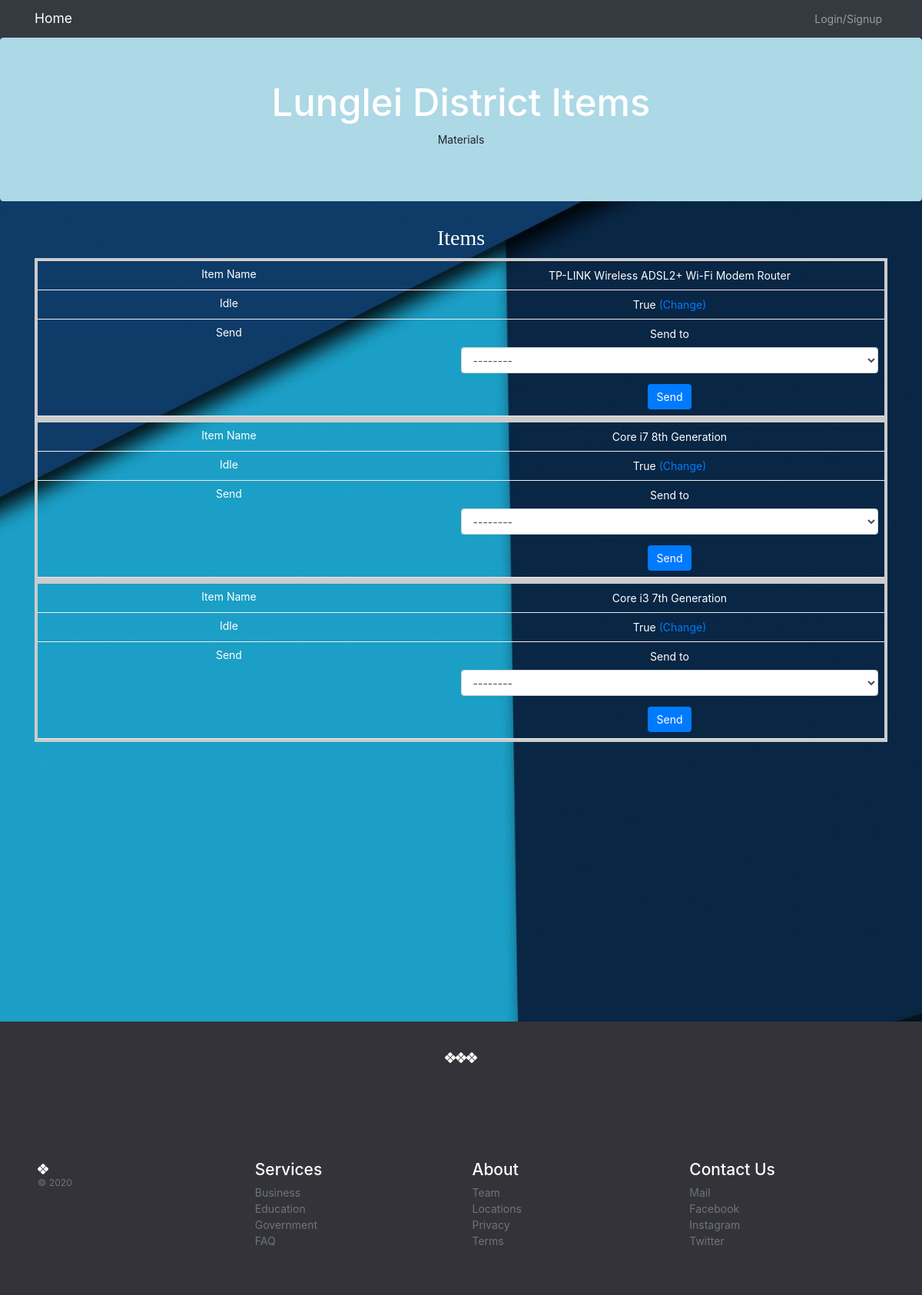
Screenshot of /district/lunglei_view/ with the database file from the repository.
### district/models.py (models this page shows, shortened)
class Lunglei(models.Model):
    material = models.ForeignKey(Material , on_delete=models.CASCADE , related_name='lunglei_material' ,  null=True , blank=True )
    idle = models.BooleanField(default=False)
    send_to = models.CharField(choices=DISTRICT_CHOICES, max_length=20 , blank=True , null=True)
    def get_absolute_url(self):
        return reverse("district:lunglei_change" , args=[self.id])
    class Meta:
        verbose_name = 'Lunglei'

### material/models.py (models this page shows)
class Material(models.Model):
    name = models.CharField(max_length=100)
    slug = models.SlugField(unique=True)
    code = models.CharField(max_length=30 , unique=True)
    image = models.ImageField(upload_to='materials/%Y/%m/%d' , blank=True)
    serial = models.CharField(max_length=30 , unique=True)
    quantity = models.IntegerField(blank=True , null=True)
    price = models.DecimalField(max_digits=7 , decimal_places=2)
    extra_expense_on = models.CharField(max_length=80 , blank=True , null=True)
    expense = models.DecimalField( max_digits=10 , decimal_places=2 , blank=True , null=True)
    category = models.ForeignKey(Category , on_delete=models.CASCADE , related_name='item_category')
    supplier = models.ForeignKey(Supplier , on_delete=models.CASCADE , related_name='item_supplier')
    department = models.ForeignKey(Department , on_delete=models.CASCADE , related_name='item_dept' , null=True , blank=True)
    district = models.ForeignKey(District , on_delete=models.CASCADE , related_name='item_dept' , null=True , blank=True)
    depreciation_rate = models.IntegerField(blank=True , null=True)
    reparing = models.BooleanField(default=False)
    working = models.BooleanField(default=False)
    issued = models.DateTimeField(auto_now_add=True)
    class Meta:
        ordering = ('-name',)
    def __str__(self):
        return self.name

### district/views.py (the view)
# urls.py: path('lunglei_view/',views.lunglei_view , name="lunglei_view"),
def lunglei_view(request):
    lunglei = Lunglei.objects.all()
    forms = LdisChoices()
    return render(request , 'district/dm2.html', {'lunglei':lunglei, 'forms':forms})

### district/forms.py
class LdisChoices(forms.ModelForm):
    class Meta:
        model = Lunglei
        fields = ['send_to']

### district/templates/district/dm2.html (shortened to what this page needs)
{% extends "order/home.html" %}
{% load static %}
{% load crispy_forms_tags %}
{% block content %}
<link rel="stylesheet" href="{% static "css/edit.css" %}">
<div class="jumbotron">
  <div class="container text-center">
    <h1>Lunglei District Items</h1>
    <p>Materials</p>
  </div>
</div>
<div class="container tab bar2">
<h2>Items</h2>
<div id="div2">
  <div style="overflow-x:auto;">
    <table>
      <tbody>
        {% for i in lunglei %}
        <tr>
          <td>{{i.material}}</td>
          <td>{{i.idle}}
            <a href="{{i.get_absolute_url}}">(Change)</a>
            </td>
            <td>
              <form class="" action="{% url "district:dis_change" i.id %}" method="post">
                {{forms|crispy}}
                <input type="submit" class="btn btn-primary" name="" value="Send">
              </form>
            </td>
        </tr>
        {% endfor %}
      </tbody>
    </table>
  </div>
</div>
</div>
{% endblock %}

### static/css/index.css (style rules this page uses)
html { font-size: 14px; }
body { background-image: url("/static/img/home.jpg"); background-size: cover; }
h1 { color: white; font-size:3.5em; }

### static/css/base.css (style rules this page uses)
.bar2 { color:white; margin-top:10px; padding-bottom: 25em; }
h2 { padding: 3px; text-align: center; font-family: 'Sansita Swashed', cursive; color: white; }
.tab { overflow-y: auto; height: 1000px; overflow-x: auto; }
table { border-collapse: collapse; border-spacing: 0; border-spacing: 5; width: 100%; }
th, td { text-align: center; padding: 8px; }
tr { border-bottom-style: solid; }
@media only screen and (max-width: 760px),
(min-device-width: 768px) and (max-device-width: 1024px) { table, thead, tbody, th, td, tr { display: block; } }
@media only screen and (max-width: 760px),
(min-device-width: 768px) and (max-device-width: 1024px) { tr { border: 4px solid #ccc; } }
@media only screen and (max-width: 760px),
(min-device-width: 768px) and (max-device-width: 1024px) { td { border: none; border-bottom: 1px solid #eee; position: relative; padding-left: 50%; } }
@media only screen and (max-width: 760px),
(min-device-width: 768px) and (max-device-width: 1024px) { td:before { position: absolute; top: 6px; left: 6px; width: 45%; padding-right: 10px; white-space: nowrap; } }
@media only screen and (max-width: 760px),
(min-device-width: 768px) and (max-device-width: 1024px) { td:nth-of-type(1):before { content: "District"; } }
@media only screen and (max-width: 760px),
(min-device-width: 768px) and (max-device-width: 1024px) { td:nth-of-type(2):before { content: "Name"; } }
@media only screen and (max-width: 760px),
(min-device-width: 768px) and (max-device-width: 1024px) { td:nth-of-type(3):before { content: "Address"; } }

### static/css/edit.css (style rules this page uses)
table { display: flex; flex-flow: column; width: 100%; }
tbody { flex: 1 1 auto; display: block; overflow-y: auto; overflow-x: hidden; }
tr { width: 100%; display: table; table-layout: fixed; }
.jumbotron { background-color:lightblue; }

### district/templates/district/dm2.html (style rules this page uses)
@media only screen and (max-width: 760px),
(min-device-width: 768px) and (max-device-width: 1024px) { table, thead, tbody, th, td, tr { display: block; } }
@media only screen and (max-width: 760px),
(min-device-width: 768px) and (max-device-width: 1024px) { tr { border: 4px solid #ccc; } }
@media only screen and (max-width: 760px),
(min-device-width: 768px) and (max-device-width: 1024px) { td { border: none; border-bottom: 1px solid #eee; position: relative; padding-left: 50%; } }
@media only screen and (max-width: 760px),
(min-device-width: 768px) and (max-device-width: 1024px) { td:before { position: absolute; top: 6px; left: 6px; width: 45%; padding-right: 10px; white-space: nowrap; } }
@media only screen and (max-width: 760px),
(min-device-width: 768px) and (max-device-width: 1024px) { td:nth-of-type(1):before { content: "Item Name"; } }
@media only screen and (max-width: 760px),
(min-device-width: 768px) and (max-device-width: 1024px) { td:nth-of-type(2):before { content: "Idle"; } }
@media only screen and (max-width: 760px),
(min-device-width: 768px) and (max-device-width: 1024px) { td:nth-of-type(3):before { content: "Send"; } }

### rows the page displays
Lunglei: material "TP-LINK Wireless ADSL2+ Wi-Fi Modem Router", idle "True"
Lunglei: material "Core i7 8th Generation", idle "True"
Lunglei: material "Core i3 7th Generation", idle "True"
